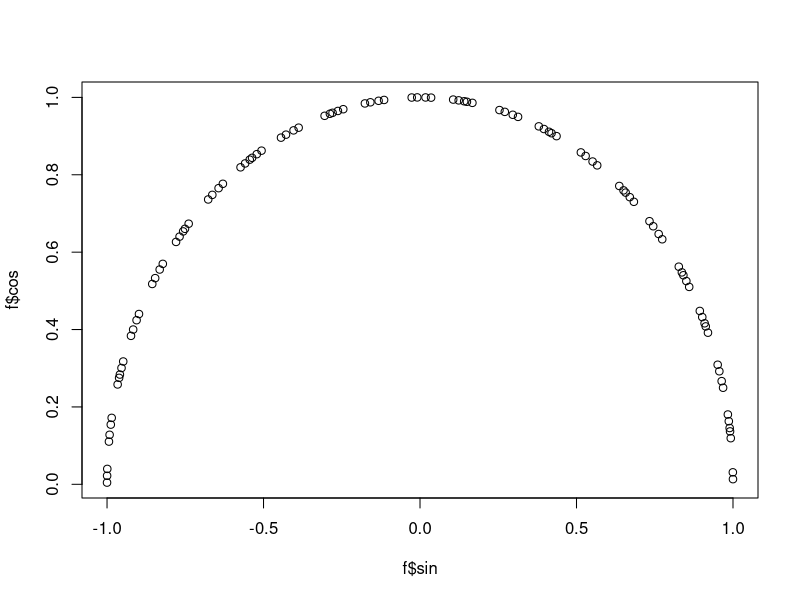

Generate this figure with R: (Note: this script raises an error after producing the figure.)
data.frame
x <- sin(1:100)
y <- ifelse(x < -0.5, "A", ifelse(x>0.5, "C", "B"))
f <- data.frame(sin=x, dec=y)
#print(z)
f$cos <-sqrt(1-x*x)
#print(z$cos*z$sin+z$cos*z$cos)

plot(f$sin, f$cos)
# plot(f$dec)

plot(f$dec, f$sin)
plot(f$sin, f$dec)

# hist(y)
# read.table()

# Zadanie 1
iris[iris$Petal.Width > 1.5,]$Species